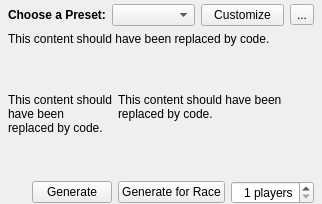
          <widget class="QWidget" name="tab_create_seed">
           <attribute name="title">
            <string>Generate Game</string>
           </attribute>
           <layout class="QGridLayout" name="create_layout">
            <property name="leftMargin">
             <number>8</number>
            </property>
            <property name="topMargin">
             <number>4</number>
            </property>
            <property name="rightMargin">
             <number>8</number>
            </property>
            <property name="bottomMargin">
             <number>0</number>
            </property>
            <item row="3" column="0" colspan="4">
             <spacer name="create_vertical_spacer_1">
              <property name="orientation">
               <enum>Qt::Vertical</enum>
              </property>
              <property name="sizeHint" stdset="0">
               <size>
                <width>20</width>
                <height>15</height>
               </size>
              </property>
             </spacer>
            </item>
            <item row="1" column="0" colspan="4">
             <layout class="QHBoxLayout" name="create_seed_first_row_layout">
              <item>
               <widget class="QLabel" name="create_choose_preset_label">
                <property name="maximumSize">
                 <size>
                  <width>150</width>
                  <height>16777215</height>
                 </size>
                </property>
                <property name="text">
                 <string>&lt;html&gt;&lt;head/&gt;&lt;body&gt;&lt;p&gt;&lt;span style=&quot; font-weight:600;&quot;&gt;Choose a Preset:&lt;/span&gt;&lt;/p&gt;&lt;/body&gt;&lt;/html&gt;</string>
                </property>
               </widget>
              </item>
              <item>
               <widget class="QComboBox" name="create_preset_combo"/>
              </item>
              <item>
               <widget class="QPushButton" name="create_customize_button">
                <property name="maximumSize">
                 <size>
                  <width>100</width>
                  <height>16777215</height>
                 </size>
                </property>
                <property name="text">
                 <string>Customize</string>
                </property>
               </widget>
              </item>
              <item>
               <widget class="QToolButton" name="preset_tool_button">
                <property name="text">
                 <string>...</string>
                </property>
                <property name="popupMode">
                 <enum>QToolButton::InstantPopup</enum>
                </property>
               </widget>
              </item>
             </layout>
            </item>
            <item row="7" column="2">
             <widget class="QPushButton" name="create_generate_race_button">
              <property name="text">
               <string>Generate for Race</string>
              </property>
             </widget>
            </item>
            <item row="6" column="0" colspan="4">
             <spacer name="create_vertical_spacer_2">
              <property name="orientation">
               <enum>Qt::Vertical</enum>
              </property>
              <property name="sizeHint" stdset="0">
               <size>
                <width>20</width>
                <height>40</height>
               </size>
              </property>
             </spacer>
            </item>
            <item row="2" column="0" colspan="4">
             <widget class="QLabel" name="create_preset_description">
              <property name="minimumSize">
               <size>
                <width>0</width>
                <height>40</height>
               </size>
              </property>
              <property name="text">
               <string>&lt;html&gt;&lt;head/&gt;&lt;body&gt;&lt;p&gt;This content should have been replaced by code.&lt;/p&gt;&lt;/body&gt;&lt;/html&gt;</string>
              </property>
              <property name="alignment">
               <set>Qt::AlignLeading|Qt::AlignLeft|Qt::AlignTop</set>
              </property>
              <property name="wordWrap">
               <bool>true</bool>
              </property>
             </widget>
            </item>
            <item row="7" column="1">
             <widget class="QPushButton" name="create_generate_button">
              <property name="text">
               <string>Generate</string>
              </property>
             </widget>
            </item>
            <item row="4" column="2" colspan="2">
             <widget class="QLabel" name="create_describe_right_label">
              <property name="text">
               <string>&lt;html&gt;&lt;head/&gt;&lt;body&gt;&lt;p&gt;This content should have been replaced by code.&lt;/p&gt;&lt;/body&gt;&lt;/html&gt;</string>
              </property>
              <property name="alignment">
               <set>Qt::AlignLeading|Qt::AlignLeft|Qt::AlignTop</set>
              </property>
              <property name="wordWrap">
               <bool>true</bool>
              </property>
             </widget>
            </item>
            <item row="4" column="0" colspan="2">
             <widget class="QLabel" name="create_describe_left_label">
              <property name="text">
               <string>&lt;html&gt;&lt;head/&gt;&lt;body&gt;&lt;p&gt;This content should have been replaced by code.&lt;/p&gt;&lt;/body&gt;&lt;/html&gt;</string>
              </property>
              <property name="alignment">
               <set>Qt::AlignLeading|Qt::AlignLeft|Qt::AlignTop</set>
              </property>
              <property name="wordWrap">
               <bool>true</bool>
              </property>
             </widget>
            </item>
            <item row="7" column="3">
             <widget class="QSpinBox" name="num_players_spin_box">
              <property name="cursor">
               <cursorShape>ArrowCursor</cursorShape>
              </property>
              <property name="alignment">
               <set>Qt::AlignRight|Qt::AlignTrailing|Qt::AlignVCenter</set>
              </property>
              <property name="suffix">
               <string> players</string>
              </property>
              <property name="minimum">
               <number>1</number>
              </property>
             </widget>
            </item>
           </layout>
          </widget>
